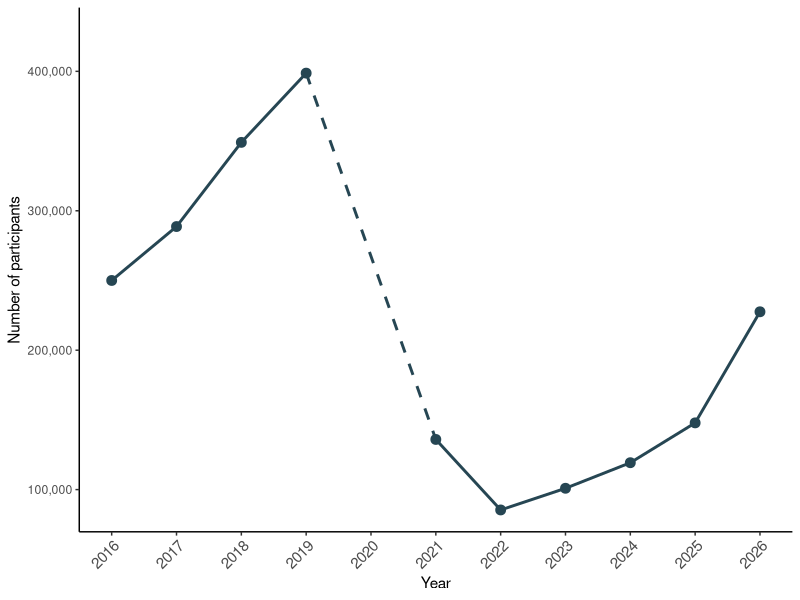
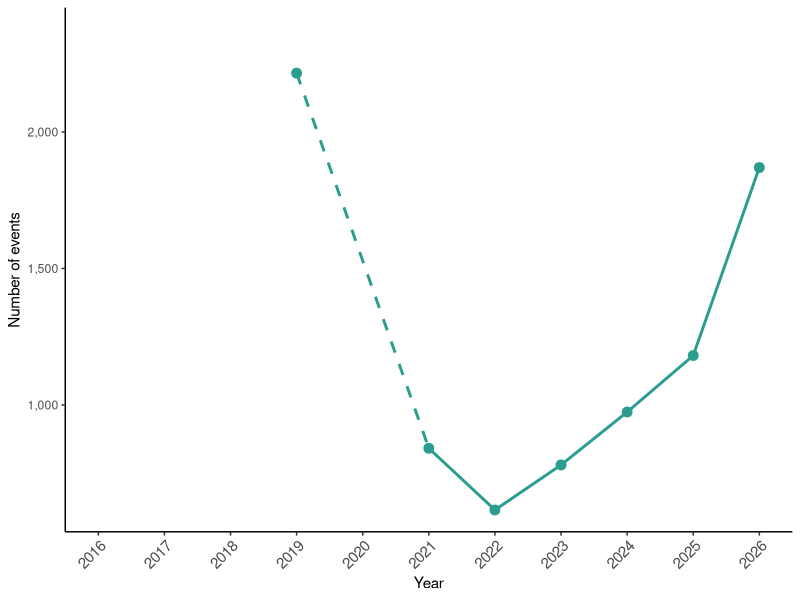
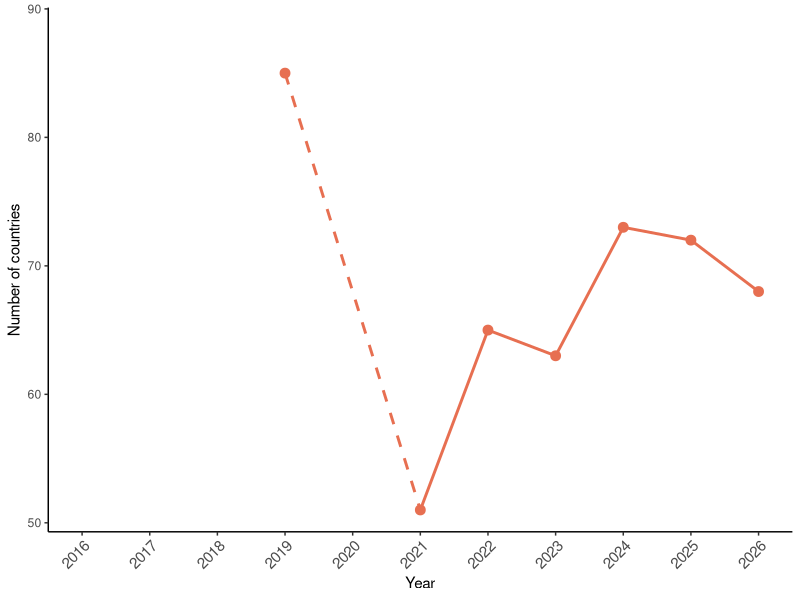
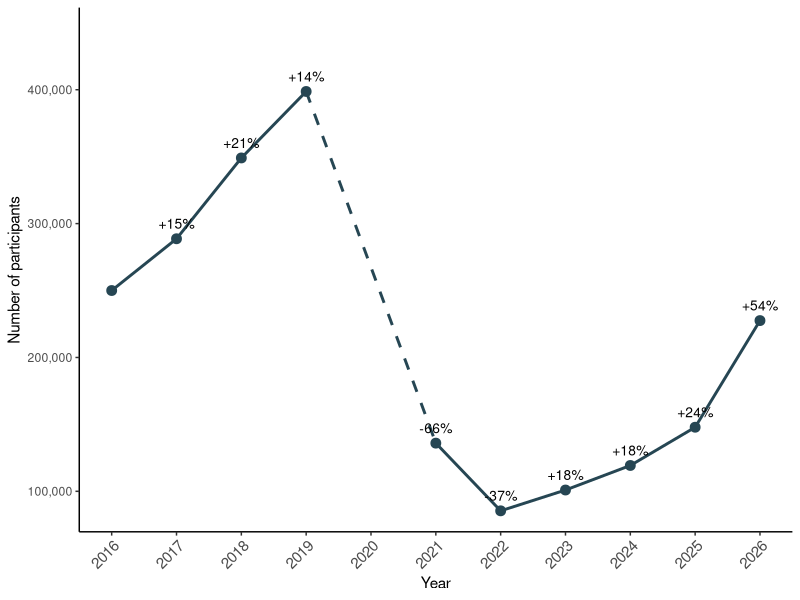
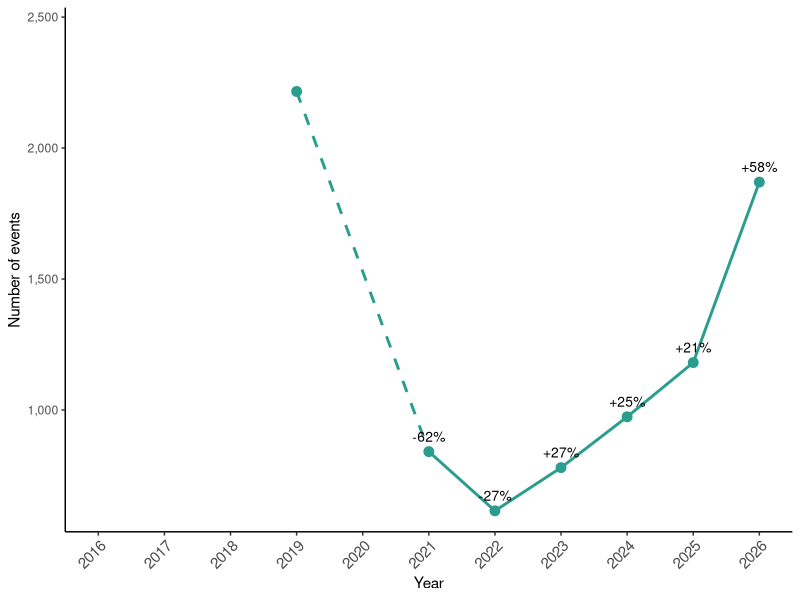
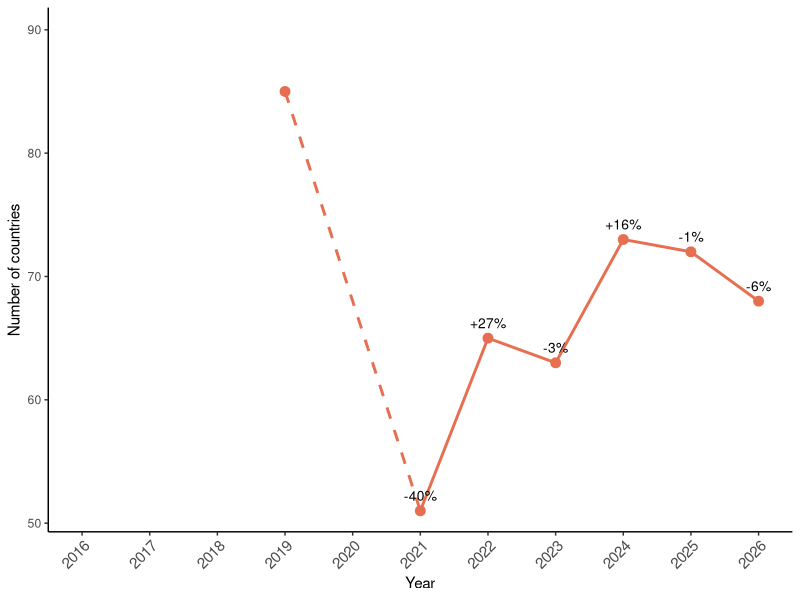

The R source for these figures, in order:
# World Orienteering Day

# data from https://orienteering.sport/iof/global-development/world-orienteering-day/

library(ggplot2)
library(scales)
library(dplyr)

data <- data.frame(
  year = c(2016:2026),
  participants = c(
    250000, 288675, 349052, 398712, NA,
    135971, 85406, 100952, 119288, 147860, 227539
  ),
  n_countries = c(
    NA, NA, NA, 85, NA,
    51, 65, 63, 73, 72, 68
  ),
  n_events= c(
    NA, NA, NA, 2216, NA,
    841, 615, 780, 974, 1181, 1870
  ),
  notes = c(
    "250,000+", NA, NA, NA, "Cancelled due to COVID-19",
    NA, NA, NA, "1st World Orienteering Week (WOW)", NA, NA
  ),
  type = c(
    rep("day",4),NA,
    rep("day",3),rep("week",3)
  )
)



# Points before and after the missing year
df_dashed <- data %>%
  filter(year %in% c(2019, 2021))

ggplot(data, aes(x = year, y = participants)) +
  geom_line(linewidth = 1, colour = "#264653", na.rm = TRUE) +
  geom_line(
    data = df_dashed,
    aes(x = year, y = participants),
    linewidth = 1,
    colour = "#264653",
    linetype = "dashed"
  ) +
  geom_point(size = 3, colour = "#264653", na.rm = TRUE) +
  scale_x_continuous(breaks = 2016:2026) +
  scale_y_continuous(
    labels = label_comma(),
    expand = expansion(mult = c(0.05, 0.15))
  ) +
  labs(x = "Year", y = "Number of participants") +
  theme_classic() +
  theme(
    axis.text.x = element_text(angle = 45, hjust = 1, size = 11)
  )


ggplot(data, aes(x = year, y = n_events)) +
  geom_line(linewidth = 1, colour = "#2a9d8f", na.rm = TRUE) +
  geom_line(
    data = df_dashed,
    aes(x = year, y = n_events),
    linewidth = 1,
    colour = "#2a9d8f",
    linetype = "dashed"
  ) +
  geom_point(size = 3, colour = "#2a9d8f", na.rm = TRUE) +
  scale_x_continuous(breaks = 2016:2026) +
  scale_y_continuous(
    labels = label_comma(),
    expand = expansion(mult = c(0.05, 0.15))
  ) +
  labs(x = "Year", y = "Number of events") +
  theme_classic() +
  theme(
    axis.text.x = element_text(angle = 45, hjust = 1, size = 11)
  )


ggplot(data, aes(x = year, y = n_countries)) +
  geom_line(linewidth = 1, colour = "#e76f51", na.rm = TRUE) +
  geom_line(
    data = df_dashed,
    aes(x = year, y = n_countries),
    linewidth = 1,
    colour = "#e76f51",
    linetype = "dashed"
  ) +
  geom_point(size = 3, colour = "#e76f51", na.rm = TRUE) +
  scale_x_continuous(breaks = 2016:2026) +
  scale_y_continuous(
    labels = label_comma(),
    expand = expansion(mult = c(0.05, 0.15))
  ) +
  labs(x = "Year", y = "Number of countries") +
  theme_classic() +
  theme(
    axis.text.x = element_text(angle = 45, hjust = 1, size = 11)
  )

#-------------------------------------------------------------------------------
# Add percentage changes to the plots

data <- data %>%
  arrange(year) %>%
  mutate(
    comparison_participants = if_else(
      year == 2021,
      participants[match(2019, year)],
      lag(participants)
    ),
    comparison_countries = if_else(
      year == 2021,
      n_countries[match(2019, year)],
      lag(n_countries)
    ),
    comparison_events = if_else(
      year == 2021,
      n_events[match(2019, year)],
      lag(n_events)
    ),
    pct_participants = (participants / comparison_participants - 1) * 100,
    pct_countries = (n_countries / comparison_countries - 1) * 100,
    pct_events = (n_events / comparison_events - 1) * 100,
    label_participants = if_else(
      is.na(pct_participants), "",
      paste0(if_else(pct_participants > 0, "+", ""),
             round(pct_participants), "%")
    ),
    label_countries = if_else(
      is.na(pct_countries), "",
      paste0(if_else(pct_countries > 0, "+", ""),
             round(pct_countries), "%")
    ),
    label_events = if_else(
      is.na(pct_events), "",
      paste0(if_else(pct_events > 0, "+", ""),
             round(pct_events), "%")
    )
  )

ggplot(data, aes(x = year, y = participants)) +
  geom_line(linewidth = 1, colour = "#264653", na.rm = TRUE) +
  geom_line(
    data = df_dashed,
    aes(x = year, y = participants),
    linewidth = 1,
    colour = "#264653",
    linetype = "dashed"
  ) +
  geom_point(size = 3, colour = "#264653", na.rm = TRUE) +
  geom_text(
    aes(label = label_participants),
    vjust = -1,
    size = 3.5,
    colour = "black",
    na.rm = TRUE
  ) +
  scale_x_continuous(breaks = 2016:2026) +
  scale_y_continuous(
    labels = label_comma(),
    expand = expansion(mult = c(0.05, 0.20))
  ) +
  labs(
    x = "Year",
    y = "Number of participants"
  ) +
  theme_classic() +
  theme(
    axis.text.x = element_text(angle = 45, hjust = 1, size = 11)
  )


ggplot(data, aes(x = year, y = n_events)) +
  geom_line(linewidth = 1, colour = "#2a9d8f", na.rm = TRUE) +
  geom_line(
    data = df_dashed,
    aes(x = year, y = n_events),
    linewidth = 1,
    colour = "#2a9d8f",
    linetype = "dashed"
  ) +
  geom_point(size = 3, colour = "#2a9d8f", na.rm = TRUE) +
  geom_text(
    aes(label = label_events),
    vjust = -1,
    size = 3.5,
    colour = "black",
    na.rm = TRUE
  ) +
  scale_x_continuous(breaks = 2016:2026) +
  scale_y_continuous(
    labels = label_comma(),
    expand = expansion(mult = c(0.05, 0.20))
  ) +
  labs(
    x = "Year",
    y = "Number of events"
  ) +
  theme_classic() +
  theme(
    axis.text.x = element_text(angle = 45, hjust = 1, size = 11)
  )


ggplot(data, aes(x = year, y = n_countries)) +
  geom_line(linewidth = 1, colour = "#e76f51", na.rm = TRUE) +
  geom_line(
    data = df_dashed,
    aes(x = year, y = n_countries),
    linewidth = 1,
    colour = "#e76f51",
    linetype = "dashed"
  ) +
  geom_point(size = 3, colour = "#e76f51", na.rm = TRUE) +
  geom_text(
    aes(label = label_countries),
    vjust = -1,
    size = 3.5,
    colour = "black",
    na.rm = TRUE
  ) +
  scale_x_continuous(breaks = 2016:2026) +
  scale_y_continuous(
    labels = label_comma(),
    expand = expansion(mult = c(0.05, 0.20))
  ) +
  labs(
    x = "Year",
    y = "Number of countries"
  ) +
  theme_classic() +
  theme(
    axis.text.x = element_text(angle = 45, hjust = 1, size = 11)
  )
